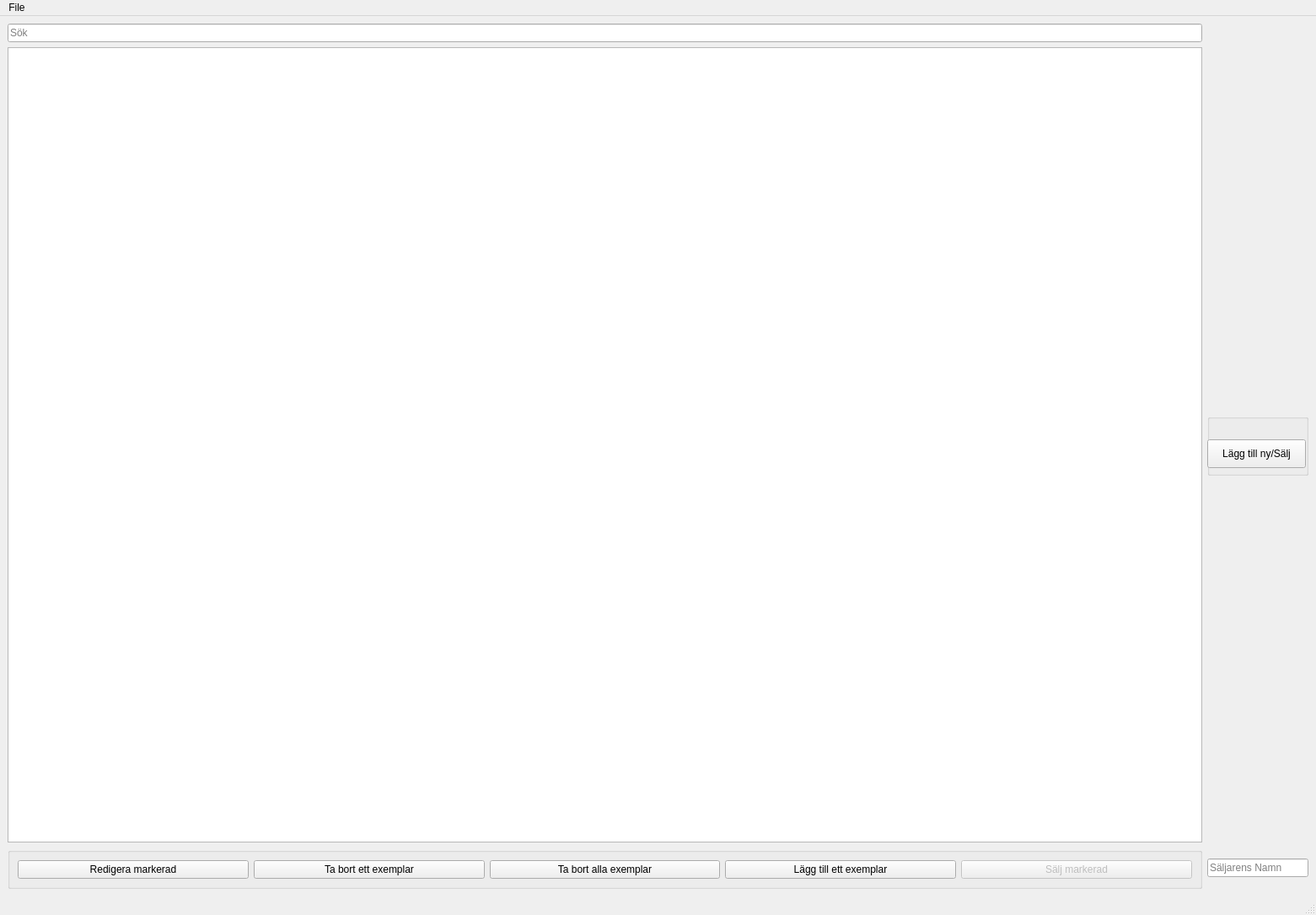
<?xml version="1.0" encoding="UTF-8"?>
<ui version="4.0">
 <class>MainWindow</class>
 <widget class="QMainWindow" name="MainWindow">
  <property name="geometry">
   <rect>
    <x>0</x>
    <y>0</y>
    <width>1561</width>
    <height>1085</height>
   </rect>
  </property>
  <property name="windowTitle">
   <string>MainWindow</string>
  </property>
  <widget class="QWidget" name="central_widget">
   <layout class="QGridLayout" name="gridLayout">
    <item row="4" column="2">
     <widget class="QGroupBox" name="group_below">
      <property name="minimumSize">
       <size>
        <width>0</width>
        <height>35</height>
       </size>
      </property>
      <property name="title">
       <string/>
      </property>
      <layout class="QHBoxLayout" name="horizontalLayout">
       <item>
        <widget class="QPushButton" name="button_edit">
         <property name="text">
          <string>Redigera markerad</string>
         </property>
        </widget>
       </item>
       <item>
        <widget class="QPushButton" name="button_delete_one">
         <property name="text">
          <string>Ta bort ett exemplar</string>
         </property>
        </widget>
       </item>
       <item>
        <widget class="QPushButton" name="button_delete_book">
         <property name="minimumSize">
          <size>
           <width>0</width>
           <height>0</height>
          </size>
         </property>
         <property name="maximumSize">
          <size>
           <width>16777215</width>
           <height>16777215</height>
          </size>
         </property>
         <property name="text">
          <string>Ta bort alla exemplar</string>
         </property>
        </widget>
       </item>
       <item>
        <widget class="QPushButton" name="button_add_one">
         <property name="text">
          <string>Lägg till ett exemplar</string>
         </property>
        </widget>
       </item>
       <item>
        <widget class="QPushButton" name="button_sell_book">
         <property name="enabled">
          <bool>false</bool>
         </property>
         <property name="minimumSize">
          <size>
           <width>0</width>
           <height>0</height>
          </size>
         </property>
         <property name="maximumSize">
          <size>
           <width>16777215</width>
           <height>16777215</height>
          </size>
         </property>
         <property name="text">
          <string>Sälj markerad</string>
         </property>
        </widget>
       </item>
      </layout>
     </widget>
    </item>
    <item row="2" column="2">
     <widget class="QTableView" name="table_inventory">
      <property name="sortingEnabled">
       <bool>true</bool>
      </property>
     </widget>
    </item>
    <item row="2" column="3">
     <widget class="QGroupBox" name="group_right">
      <property name="sizePolicy">
       <sizepolicy hsizetype="Expanding" vsizetype="Expanding">
        <horstretch>0</horstretch>
        <verstretch>0</verstretch>
       </sizepolicy>
      </property>
      <property name="minimumSize">
       <size>
        <width>120</width>
        <height>65</height>
       </size>
      </property>
      <property name="maximumSize">
       <size>
        <width>100</width>
        <height>73</height>
       </size>
      </property>
      <property name="title">
       <string/>
      </property>
      <widget class="QPushButton" name="button_open_dialog">
       <property name="geometry">
        <rect>
         <x>0</x>
         <y>30</y>
         <width>117</width>
         <height>34</height>
        </rect>
       </property>
       <property name="sizePolicy">
        <sizepolicy hsizetype="Fixed" vsizetype="Fixed">
         <horstretch>0</horstretch>
         <verstretch>0</verstretch>
        </sizepolicy>
       </property>
       <property name="minimumSize">
        <size>
         <width>117</width>
         <height>0</height>
        </size>
       </property>
       <property name="text">
        <string>Lägg till ny/Sälj</string>
       </property>
      </widget>
     </widget>
    </item>
    <item row="0" column="2">
     <widget class="QLineEdit" name="line_search">
      <property name="placeholderText">
       <string>Sök</string>
      </property>
     </widget>
    </item>
    <item row="4" column="3">
     <widget class="QLineEdit" name="line_seller">
      <property name="sizePolicy">
       <sizepolicy hsizetype="Minimum" vsizetype="Fixed">
        <horstretch>0</horstretch>
        <verstretch>0</verstretch>
       </sizepolicy>
      </property>
      <property name="placeholderText">
       <string>Säljarens Namn</string>
      </property>
     </widget>
    </item>
   </layout>
  </widget>
  <widget class="QMenuBar" name="menu_bar">
   <property name="geometry">
    <rect>
     <x>0</x>
     <y>0</y>
     <width>1561</width>
     <height>27</height>
    </rect>
   </property>
   <widget class="QMenu" name="menu_file">
    <property name="title">
     <string>File</string>
    </property>
   </widget>
   <addaction name="menu_file"/>
  </widget>
  <widget class="QStatusBar" name="status_bar"/>
  <action name="action_open_dialog">
   <property name="text">
    <string>Open dialog</string>
   </property>
  </action>
  <action name="action_search">
   <property name="text">
    <string>search</string>
   </property>
  </action>
  <action name="action_delete_book">
   <property name="text">
    <string>delete_book</string>
   </property>
  </action>
  <action name="action_edit_book">
   <property name="text">
    <string>edit_book</string>
   </property>
  </action>
  <action name="action_sell_book">
   <property name="text">
    <string>sell_book</string>
   </property>
  </action>
  <action name="action_delete_one">
   <property name="text">
    <string>delete_one</string>
   </property>
  </action>
  <action name="action_add_one">
   <property name="text">
    <string>add_one</string>
   </property>
  </action>
  <action name="action_toggle">
   <property name="text">
    <string>toggle</string>
   </property>
  </action>
 </widget>
 <resources/>
 <connections>
  <connection>
   <sender>button_edit</sender>
   <signal>clicked()</signal>
   <receiver>MainWindow</receiver>
   <slot>edit_book()</slot>
   <hints>
    <hint type="sourcelabel">
     <x>92</x>
     <y>741</y>
    </hint>
    <hint type="destinationlabel">
     <x>213</x>
     <y>774</y>
    </hint>
   </hints>
  </connection>
  <connection>
   <sender>button_delete_book</sender>
   <signal>clicked()</signal>
   <receiver>MainWindow</receiver>
   <slot>delete_book()</slot>
   <hints>
    <hint type="sourcelabel">
     <x>427</x>
     <y>746</y>
    </hint>
    <hint type="destinationlabel">
     <x>831</x>
     <y>773</y>
    </hint>
   </hints>
  </connection>
  <connection>
   <sender>button_sell_book</sender>
   <signal>clicked()</signal>
   <receiver>MainWindow</receiver>
   <slot>sell_book()</slot>
   <hints>
    <hint type="sourcelabel">
     <x>976</x>
     <y>747</y>
    </hint>
    <hint type="destinationlabel">
     <x>976</x>
     <y>771</y>
    </hint>
   </hints>
  </connection>
  <connection>
   <sender>button_open_dialog</sender>
   <signal>clicked()</signal>
   <receiver>MainWindow</receiver>
   <slot>open_dialog()</slot>
   <hints>
    <hint type="sourcelabel">
     <x>1095</x>
     <y>411</y>
    </hint>
    <hint type="destinationlabel">
     <x>1103</x>
     <y>482</y>
    </hint>
   </hints>
  </connection>
  <connection>
   <sender>button_delete_one</sender>
   <signal>clicked()</signal>
   <receiver>MainWindow</receiver>
   <slot>delete_one()</slot>
   <hints>
    <hint type="sourcelabel">
     <x>313</x>
     <y>744</y>
    </hint>
    <hint type="destinationlabel">
     <x>595</x>
     <y>773</y>
    </hint>
   </hints>
  </connection>
  <connection>
   <sender>button_add_one</sender>
   <signal>clicked()</signal>
   <receiver>MainWindow</receiver>
   <slot>add_one()</slot>
   <hints>
    <hint type="sourcelabel">
     <x>771</x>
     <y>753</y>
    </hint>
    <hint type="destinationlabel">
     <x>809</x>
     <y>777</y>
    </hint>
   </hints>
  </connection>
  <connection>
   <sender>line_seller</sender>
   <signal>textChanged(QString)</signal>
   <receiver>MainWindow</receiver>
   <slot>toggle()</slot>
   <hints>
    <hint type="sourcelabel">
     <x>1080</x>
     <y>45</y>
    </hint>
    <hint type="destinationlabel">
     <x>583</x>
     <y>399</y>
    </hint>
   </hints>
  </connection>
 </connections>
 <slots>
  <slot>open_dialog()</slot>
  <slot>edit_book()</slot>
  <slot>delete_book()</slot>
  <slot>add_book()</slot>
  <slot>search()</slot>
  <slot>sell_book()</slot>
  <slot>delete_one()</slot>
  <slot>add_one()</slot>
  <slot>toggle()</slot>
 </slots>
</ui>
